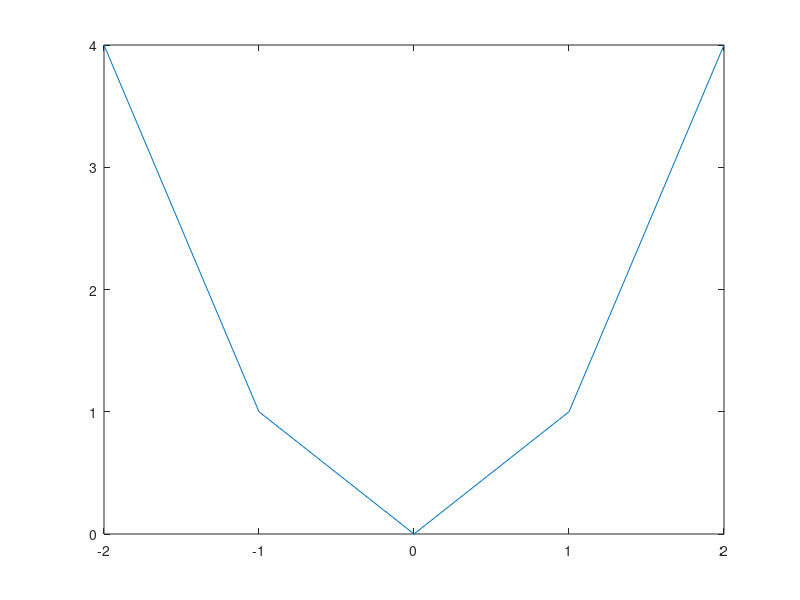
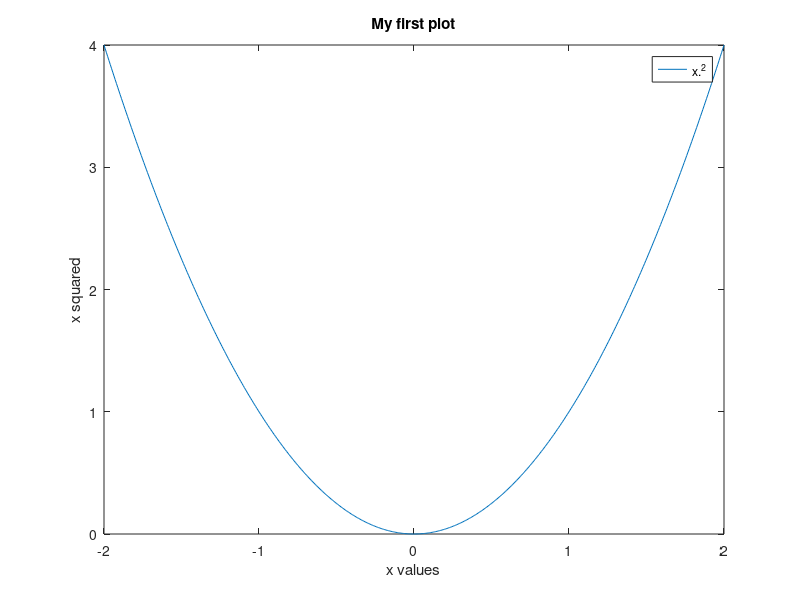

Here is the MATLAB script that generated these plots, in order:
figure(1);
x_vector = -2:2;
y_vector = x_vector.^2;
plot(x_vector,y_vector);
#hold on;
figure(2);
x_vector = linspace(-2, 2, 500);
y_vector = x_vector .^ 2;
plot(x_vector,y_vector);

#Some Features

xlabel("x values");
ylabel("x squared");
title("My first plot");
legend('x.^2');

